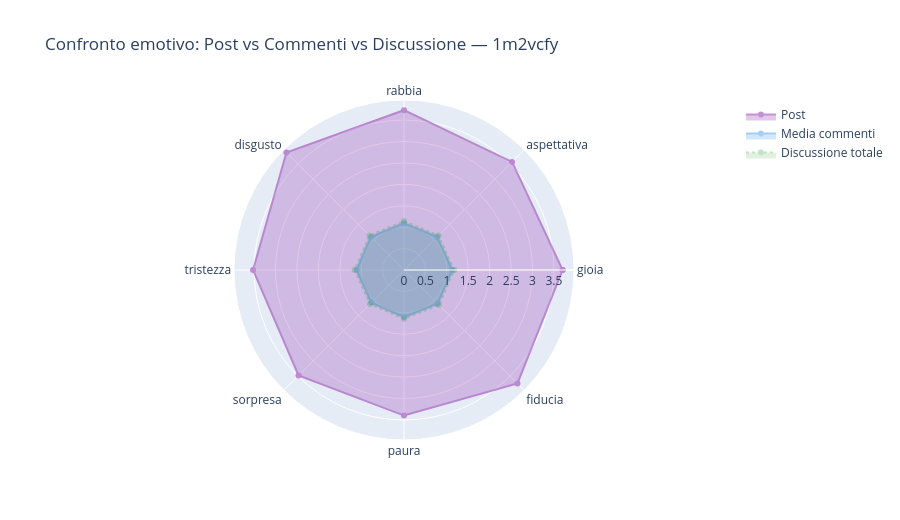

Source (notebook cell):
### Code cell
plot_radar_comparison(
    traces_data=[
        ('Post',               sc_post_norm,      EMOTION_COLORS.get(emo_post, '#999'), 0.5, 'solid'),
        ('Media commenti',     sc_commenti_mean,  '#1E88E5',                            0.4, 'solid'),
        ('Discussione totale', sc_discussione,    '#43A047',                            0.3, 'dot'),
    ],
    title=f'Confronto emotivo: Post vs Commenti vs Discussione — {POST_ID}',
).show()

### Figure 1 — Plotly figure (JSON) as saved in the notebook; plotly's stock layout.template omitted (floating-point values rounded to 4 significant figures)
{"data": [{"fill": "toself", "line": {"color": "#8E24AA", "dash": "solid"}, "name": "Post", "opacity": 0.5, "r": [3.703, 3.567, 3.73, 3.881, 3.524, 3.481, 3.398, 3.746, 3.703], "theta": ["gioia", "aspettativa", "rabbia", "disgusto", "tristezza", "sorpresa", "paura", "fiducia", "gioia"], "type": "scatterpolar"}, {"fill": "toself", "line": {"color": "#1E88E5", "dash": "solid"}, "name": "Media commenti", "opacity": 0.4, "r": [1.122, 1.09, 1.089, 1.087, 1.104, 1.076, 1.095, 1.105, 1.122], "theta": ["gioia", "aspettativa", "rabbia", "disgusto", "tristezza", "sorpresa", "paura", "fiducia", "gioia"], "type": "scatterpolar"}, {"fill": "toself", "line": {"color": "#43A047", "dash": "dot"}, "name": "Discussione totale", "opacity": 0.3, "r": [1.172, 1.138, 1.141, 1.142, 1.151, 1.123, 1.14, 1.157, 1.172], "theta": ["gioia", "aspettativa", "rabbia", "disgusto", "tristezza", "sorpresa", "paura", "fiducia", "gioia"], "type": "scatterpolar"}], "layout": {"polar": {"radialaxis": {"visible": true}}, "title": {"text": "Confronto emotivo: Post vs Commenti vs Discussione — 1m2vcfy"}, "height": 520}}
